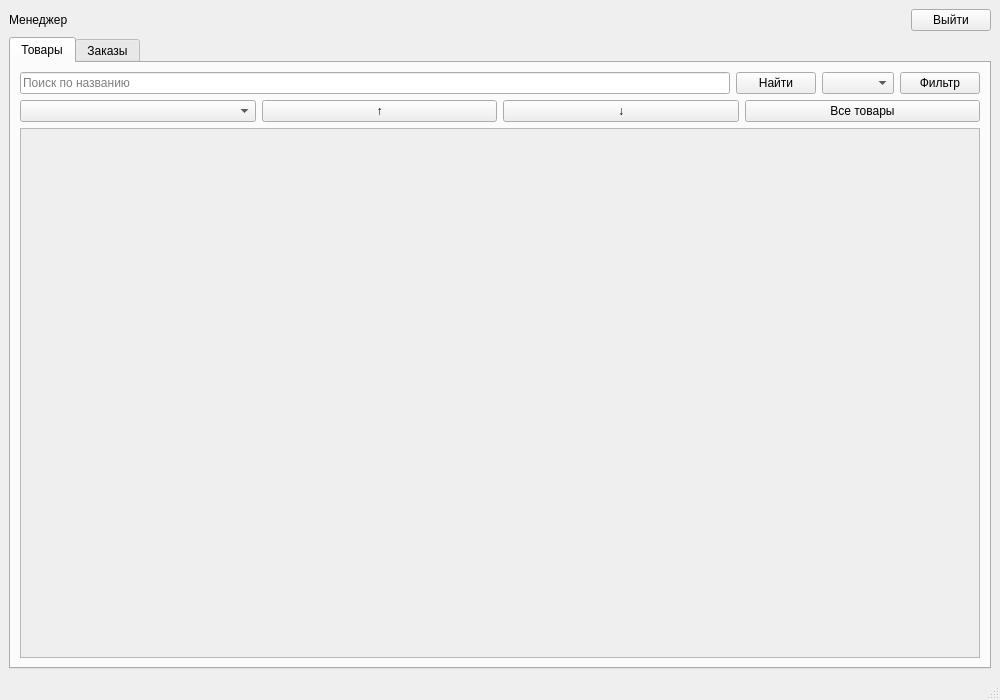
<?xml version="1.0" encoding="UTF-8"?>
<ui version="4.0">
 <class>ManagerWindow</class>
 <widget class="QMainWindow" name="ManagerWindow">
  <property name="geometry"><rect><x>0</x><y>0</y><width>1000</width><height>700</height></rect></property>
  <property name="windowTitle"><string>Менеджер</string></property>
  <widget class="QWidget" name="centralwidget">
   <layout class="QVBoxLayout" name="verticalLayout">
    <item><layout class="QHBoxLayout" name="topLayout">
     <item><widget class="QLabel" name="labelCurrentUser"><property name="text"><string>Менеджер</string></property></widget></item>
     <item><spacer name="horizontalSpacer"><property name="orientation"><enum>Qt::Horizontal</enum></property><property name="sizeHint" stdset="0"><size><width>40</width><height>20</height></size></property></spacer></item>
     <item><widget class="QPushButton" name="pushButtonLogout"><property name="text"><string>Выйти</string></property></widget></item>
    </layout></item>
    <item><widget class="QTabWidget" name="tabWidget"><property name="currentIndex"><number>0</number></property>
     <widget class="QWidget" name="tabProducts"><attribute name="title"><string>Товары</string></attribute>
      <layout class="QVBoxLayout" name="verticalLayoutProducts">
       <item><layout class="QHBoxLayout" name="filterLayout">
        <item><widget class="QLineEdit" name="lineEditSearch"><property name="placeholderText"><string>Поиск по названию</string></property></widget></item>
        <item><widget class="QPushButton" name="pushButtonSearch"><property name="text"><string>Найти</string></property></widget></item>
        <item><widget class="QComboBox" name="comboBoxCategory"/></item>
        <item><widget class="QPushButton" name="pushButtonFilter"><property name="text"><string>Фильтр</string></property></widget></item>
       </layout></item>
       <item><layout class="QHBoxLayout" name="sortLayout">
        <item><widget class="QComboBox" name="comboBoxSort"/></item>
        <item><widget class="QPushButton" name="pushButtonSortUp"><property name="text"><string>↑</string></property></widget></item>
        <item><widget class="QPushButton" name="pushButtonSortDown"><property name="text"><string>↓</string></property></widget></item>
        <item><widget class="QPushButton" name="pushButtonRefreshProducts"><property name="text"><string>Все товары</string></property></widget></item>
       </layout></item>
       <item><widget class="QScrollArea" name="scrollAreaProducts"><property name="widgetResizable"><bool>true</bool></property><widget class="QWidget" name="scrollAreaWidgetContentsProducts"><property name="geometry"><rect><x>0</x><y>0</y><width>950</width><height>500</height></rect></property></widget></widget></item>
      </layout>
     </widget>
     <widget class="QWidget" name="tabOrders"><attribute name="title"><string>Заказы</string></attribute>
      <layout class="QVBoxLayout" name="verticalLayoutOrders">
       <item><widget class="QTableWidget" name="tableWidgetOrders"/></item>
       <item><layout class="QHBoxLayout" name="orderStatusLayout">
        <item><widget class="QComboBox" name="comboBoxStatus"/></item>
        <item><widget class="QPushButton" name="pushButtonChangeStatus"><property name="text"><string>Изменить статус выбранного заказа</string></property></widget></item>
        <item><widget class="QPushButton" name="pushButtonRefreshOrders"><property name="text"><string>Обновить заказы</string></property></widget></item>
       </layout></item>
      </layout>
     </widget>
    </widget></item>
   </layout>
  </widget>
  <widget class="QStatusBar" name="statusbar"/>
 </widget>
 <resources/>
 <connections/>
</ui>
